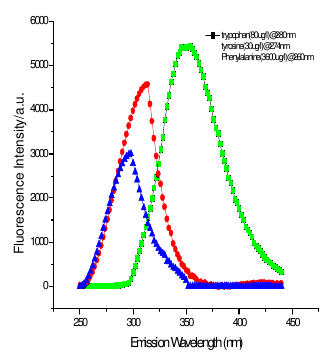
#> input picture spetra_matrixs/ems2.png, 334 x 358 px, found by its file name
$ jupyter execute --allow-errors 'trypotophan, tyrosine, phenylalanine.ipynb'
#> lines starting #> are read from the running program, lines starting #| are printed output that depends on the picture; after the words box and inside, x2 and y2 are one past the last pixel; in counts of white or black regions, pixels touching at a corner belong together
[cell 1]
'''
Date: 2023/Jan/1
Author: Yike Xie
Content: Create the fluorescent matrix of FAD according to existing publications
'''

[cell 2]
# paper: https://www.atlantis-press.com/proceedings/icadme-15/25840124#:~:text=Two%20strong%20fluorescence%20peaks%20of,%3D260%2F280nm%20were%20found.

[cell 3]
import numpy as np
import pandas as pd
import matplotlib.pyplot as plt
import PIL
import seaborn as sns

[cell 4]
wls =np.array([
 (325, 414),
 (343, 414),#
 (370, 414),
 (343, 451),
 (370, 451),
 (373, 451),
 (343, 575),#
 (393, 575),
 (406, 575),
 (441, 575),
 (400, 594),
 (406, 594),
 (431, 594),
 (480, 594),#
 (339, 575),
])

[cell 5]
def load_figure(fmt_fn, fmt_fn1):
    rgba_image = PIL.Image.open(fmt_fn)
#> rgba_image is the input picture: PIL image 334x358 RGB; mean R, G, B 240.6, 242.2, 241.8
    rgb_image = rgba_image.convert('RGB')
    rgb_image.save(fmt_fn1)

    # load as a RGB image
    fmt = plt.imread(fmt_fn1)
    fmt *= 255
    fmt = fmt.astype(int)

    plt.imshow(fmt)
    plt.axis('off')

    return fmt

[cell 6]
fmt_fn = '/home/yike/phd/cancer_cells_img_seq/scripts/spetra_matrixs/ems2.png'
fmt_fn1 = '/home/yike/phd/cancer_cells_img_seq/scripts/spetra_matrixs/ems3.png'
fmt_ems = load_figure(fmt_fn, fmt_fn1)

[cell 7]
fmt_fn = '/home/yike/phd/cancer_cells_img_seq/scripts/spetra_matrixs/exs2.png'
fmt_fn1 = '/home/yike/phd/cancer_cells_img_seq/scripts/spetra_matrixs/exs3.png'
fmt_exs = load_figure(fmt_fn, fmt_fn1)
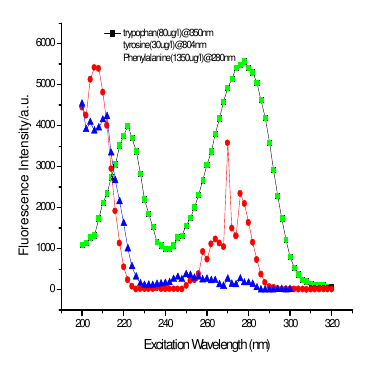
#> input picture spetra_matrixs/exs2.png, 372 x 369 px, found by its file name
#> in load_figure, rgba_image is the input picture: PIL image 372x369 RGB; mean R, G, B 242.3, 242.3, 241.8

[cell 8]
def get_array(fmt):
    w = fmt.shape[1]
#> w = 334
    l = fmt.shape[0]
#> l = 358

    R = ((fmt[:, :, 0] > 180) & (fmt[:, :, 1] < 50) & (fmt[:, :, 2] < 50)) # red
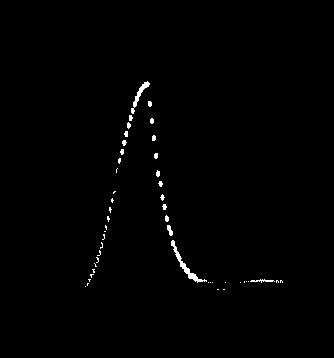
#> R: shape (358, 334) bool; 0.76% white; 48 white regions (32 under 20 px), largest, box (x1, y1, x2, y2) and area: (171, 240, 207, 283) 228, (131, 81, 150, 114) 143, (250, 279, 275, 283) 46
    G = ((fmt[:, :, 0] < 50) & (fmt[:, :, 1] > 180) & (fmt[:, :, 2] < 50)) # green
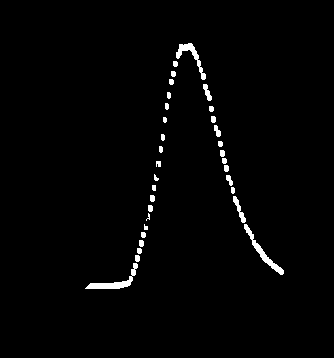
#> G: shape (358, 334) bool; 1.6% white; 33 white regions (2 under 20 px), largest, box (x1, y1, x2, y2) and area: (85, 263, 138, 289) 346, (244, 224, 284, 275) 324, (176, 43, 206, 80) 272
    B = ((fmt[:, :, 0] < 50) & (fmt[:, :, 1] < 50) & (fmt[:, :, 2] > 180)) # blue
#> B: shape (358, 334) bool; 1.3% white; 20 white regions (6 under 20 px), largest, box (x1, y1, x2, y2) and area: (152, 237, 284, 289) 864, (113, 150, 134, 184) 148, (77, 255, 97, 289) 146
    K = ((fmt[:, :, 0] < 50) & (fmt[:, :, 1] < 50) & (fmt[:, :, 2] <50))
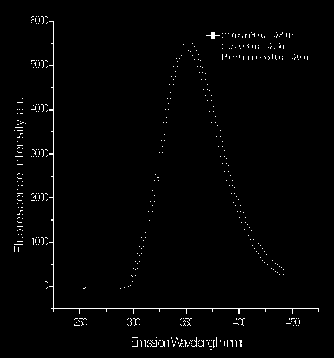
#> K: shape (358, 334) bool; 1.5% white in thin lines or dots, all inside (x1, y1, x2, y2) = (14, 16, 319, 350)

    # center
    cx = pd.Series(fmt[:, :, :].sum(axis=2).sum(axis=0), index=range(w)).sort_values().index[0] # x axis 70
#> cx = 53
    cy = pd.Series(fmt[:, :, :].sum(axis=2).sum(axis=1), index=range(l)).sort_values().index[0] # y axis 214
#> cy = 308

    # x axis, max
    x = pd.Series(fmt[:, :, :].sum(axis=2)[cy, :], index=range(w))
    # xmin = x[x < 100].index[0]
    xmax = x[x < 150].index[-1]
#> xmax = 318

    # axis, min
    y = pd.Series(fmt[:, :, :].sum(axis=2)[:, cx], index=range(l))
    ymin = y[y < 100].index[0]  # upper
#> ymin = 21
    # ymax = y[y < 100].index[-1] # lower

    fig, axs = plt.subplots(3, 2, figsize=[10, 9])
    axs[0, 0].imshow(R)
    axs[0, 1].imshow(G)
    axs[1, 0].imshow(B)
    axs[1, 1].imshow(K)
    axs[2, 0].imshow(K)

    axs[2, 0].imshow(K)
    axs[2, 0].scatter(cx, cy, c='red', s=10)
    axs[2, 0].scatter(cx, ymin, c='red', s=10)
    axs[2, 0].scatter(xmax, cy, c='red', s=10)

    return {'R': R, 'G': G, 'B': B, 'K': K, 'cx': cx, 'xmax': xmax, 'cy': cy, 'ymin': ymin}

[cell 9]
ems_dic = get_array(fmt_ems)
#> ems_dic = 8 items
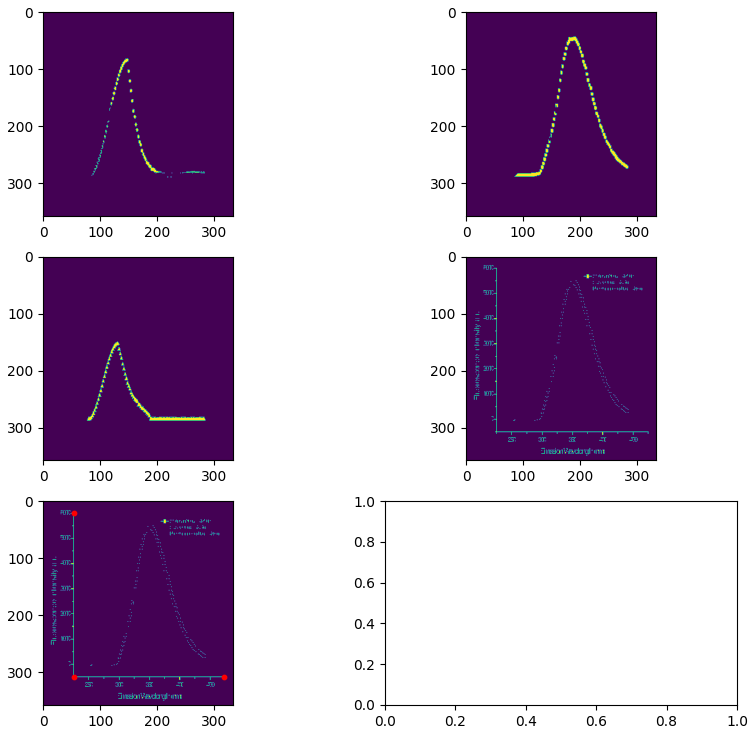
#> figure drawn by matplotlib, 5 panels

[cell 10]
exs_dic = get_array(fmt_exs)
#> in get_array (call 2), `R = ((fmt[:, :, 0] > 180) & (fmt[:, :, 1] < 50) & (fmt[:, :, 2] < 50))`:
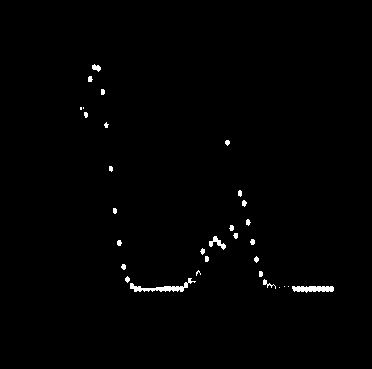
#> R: shape (369, 372) bool; 0.85% white; 31 white regions (7 under 20 px), largest, box (x1, y1, x2, y2) and area: (130, 278, 196, 292) 287, (292, 286, 334, 293) 224, (209, 236, 226, 250) 94
#> in get_array (call 2), `G = ((fmt[:, :, 0] < 50) & (fmt[:, :, 1] > 180) & (fmt[:, :, 2] < 50))`:
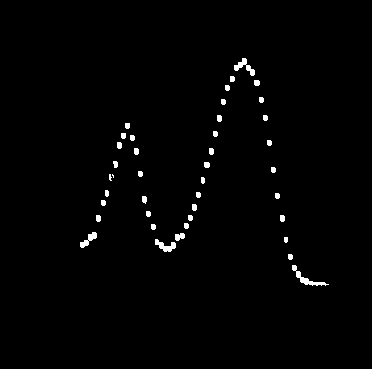
#> G: shape (369, 372) bool; 1.2% white; 41 white regions (2 under 20 px), largest, box (x1, y1, x2, y2) and area: (292, 265, 329, 286) 176, (234, 58, 255, 76) 142, (155, 239, 176, 252) 134
#> in get_array (call 2), `B = ((fmt[:, :, 0] < 50) & (fmt[:, :, 1] < 50) & (fmt[:, :, 2] > 180))`:
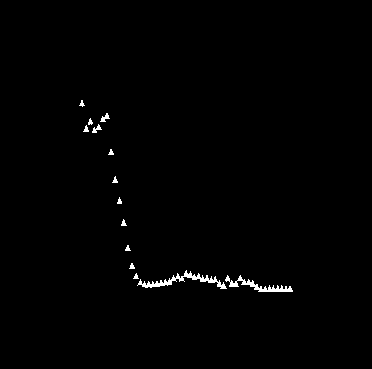
#> B: shape (369, 372) bool; 0.78% white; 14 white regions, largest, box (x1, y1, x2, y2) and area: (137, 270, 227, 289) 428, (225, 275, 293, 292) 331, (100, 113, 110, 122) 43
#> in get_array (call 2), `K = ((fmt[:, :, 0] < 50) & (fmt[:, :, 1] < 50) & (fmt[:, :, 2] <50))`:
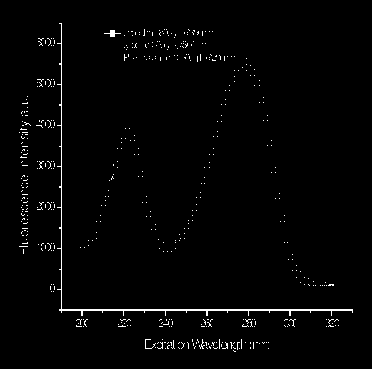
#> K: shape (369, 372) bool; 1.6% white in thin lines or dots, all inside (x1, y1, x2, y2) = (19, 23, 353, 352)
#> in get_array (call 2), `cx = pd.Series(fmt[:, :, :].sum(axis=2).sum(axis=0), index=range(w)).s..`: cx = 61
#> in get_array (call 2), `cy = pd.Series(fmt[:, :, :].sum(axis=2).sum(axis=1), index=range(l)).s..`: cy = 309
#> in get_array (call 2), `xmax = x[x < 150].index[-1]`: xmax = 352
#> in get_array (call 2), `ymin = y[y < 100].index[0]`: ymin = 23
#> exs_dic = 8 items
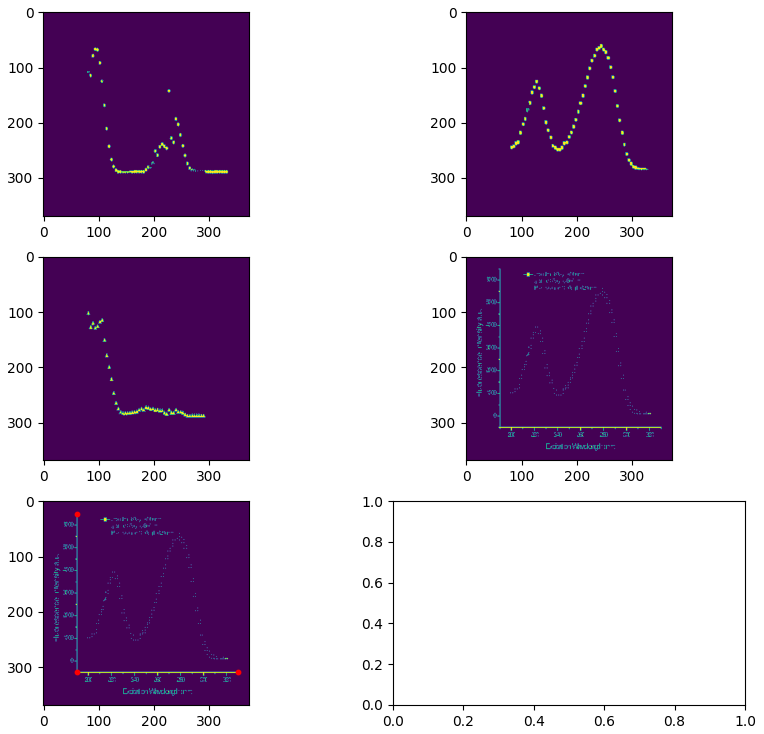
#> figure drawn by matplotlib, 5 panels
